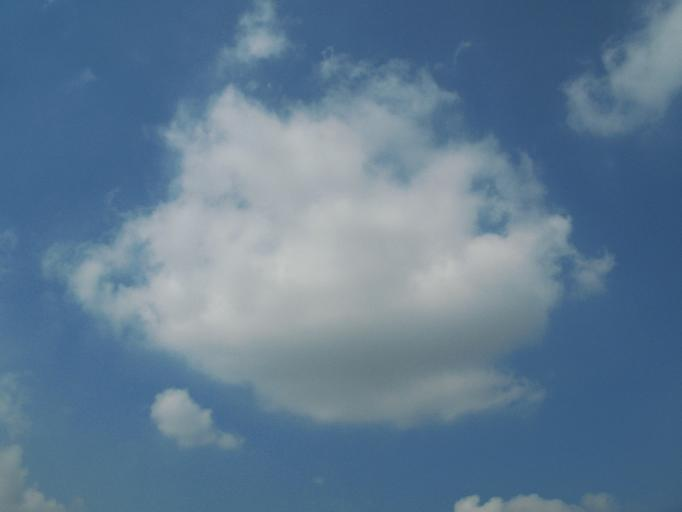
#> input picture threshtester/images/B10.jpg, 682 x 512 px, found by its file name; its folder holds only this picture in this run
$ python threshtester.py
#> lines starting #> are read from the running program, lines starting #| are printed output that depends on the picture
### miscutils.py
import cv2 as cv
import numpy as np
import matplotlib.pyplot as plt
from skimage import filters
def brMap(image):
    '''
    Maps each pixel of image to its normalized blue/red ratio (see Li et al., 2011).
    '''
    def pixelMap(pixel):
        if pixel[2]==0:
            pixel[2]=1
        brRatio=pixel[0]/pixel[2]
        return (brRatio-1)/(brRatio+1)
    mapped = np.array([list(map(pixelMap, col)) for col in image],dtype='float32')
    return mapped

# [49 lines left out: functions hytaThreshold, colorGraph, not called in this run]

class RegionOffsets:
    '''
    Cross correlates regions of image against reference to find their locations in the reference image.

    Parameters
    ----------
    im: Mat
    reference: Mat
    rows: int
    Number of rows of regions to use, i.e. number of regions=rows^2.

    Attributes
    ----------
    im, reference, rows identical to parameters.
    offsets: np.ndarray
    rows x rows x 2 array of image regions' locations in reference image.
    matchiness: np.ndarray
    rows x rows array of max cross correlation score of each region against reference.
    drawOffsets(): Mat
    returns reference image with lines drawn showing offsets of regions.
    '''
    # [80 lines left out: functions __init__, drawOffsets, flatten, split, not called in this run]

### threshtester.py
import os
from functools import reduce
import cv2 as cv
from skimage import filters
import miscutils
import numpy as np
confusion = {'TP':[255,255],'FP':[255,0],'TN':[0,0],'FN':[0,255]}
methods={}
def hybridFactory(func):
    def hybrid(img,fixedThresh=None,sdthresh=None):
        mean,stddev=cv.meanStdDev(img)
        if stddev < sdthresh:
            return cv.threshold(img,fixedThresh,255,cv.THRESH_BINARY_INV)[1]
        return func(img)
    return hybrid
def kwargsWrapper(func):
    def wrapped(img,**kwargs):
        return func(img)
    return wrapped
def binary(img, fixedThresh=None,sdthresh=None):
    return cv.threshold(img,fixedThresh,255,cv.THRESH_BINARY_INV)[1]
methods['binary']=binary
methods['otsu'] = kwargsWrapper(lambda img:cv.threshold(cv.GaussianBlur(img,(5,5),0),0,255,cv.THRESH_BINARY_INV+cv.THRESH_OTSU)[1])
methods['hybrid otsu'] = hybridFactory(methods['otsu'])
methods['mce'] = kwargsWrapper(lambda img: cv.threshold(img,filters.threshold_li(img),255,cv.THRESH_BINARY_INV)[1])
methods['hybrid mce'] = hybridFactory(methods['mce'])
maps={}
maps['br']=lambda x: np.array(miscutils.brMap(x)*255,dtype='uint8')
maps['saturation'] = lambda img:cv.cvtColor(img,cv.COLOR_BGR2HSV)[:,:,1]
params={}
params['br']={'fixedThresh':int(0.25*255),'sdthresh':0.03}
params['saturation']={'fixedThresh':29,'sdthresh':4.5}
imDirectory = r'C:\Users\me\cloud-vision\threshtester\images'
files = os.listdir(imDirectory)
gtDirectory = r'C:\Users\me\cloud-vision\threshtester\2GT'
results = {mapName: {methodName: {result: 0 for result in confusion} for methodName in methods} for mapName in maps}
for file in files:
    print(file)
    imPath = imDirectory + '\\' + file
    gtPath = gtDirectory + '\\' + file[:file.find('.jpg')] + '_GT.jpg'
    im = cv.imread(imPath)
#> im is the input picture: shape (512, 682, 3); mean B, G, R 146.6, 122.6, 95.8
    gt = cv.imread(gtPath)
    for mapName in maps:
        mapped=maps[mapName](im)
        for method in methods:
            th = methods[method](mapped,**params[mapName])
#> (the run stopped early here; a loop or call above may not have finished)

$ run again, on threshtester/images/B14.jpg
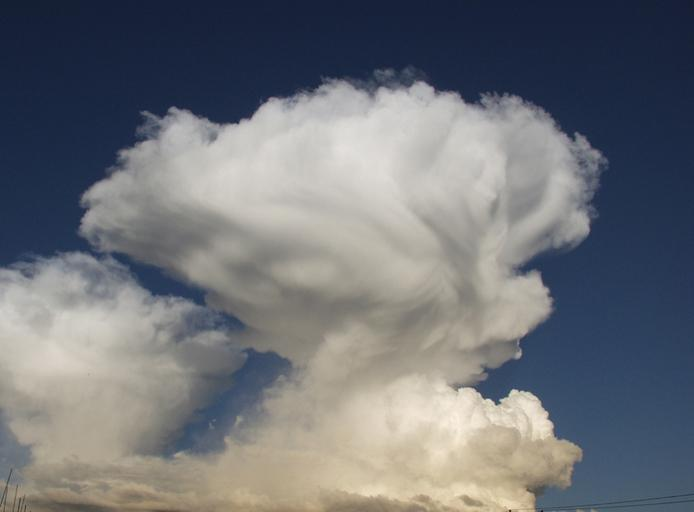
#> input picture threshtester/images/B14.jpg, 694 x 512 px, found by its file name
#> im is the input picture: shape (512, 694, 3); mean B, G, R 120.3, 114.8, 111.6

$ run again, on threshtester/images/B2.jpg
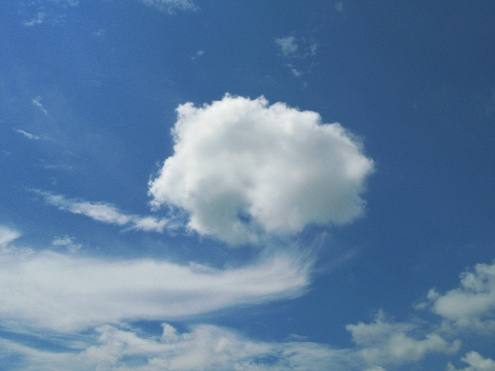
#> input picture threshtester/images/B2.jpg, 495 x 371 px, found by its file name
#> im is the input picture: shape (371, 495, 3); mean B, G, R 160, 125.6, 93.3

$ run again, on threshtester/images/B3.jpg
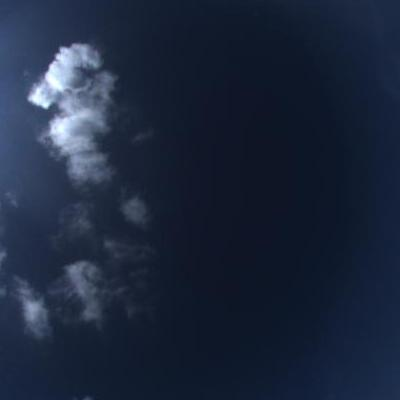
#> input picture threshtester/images/B3.jpg, 400 x 400 px, found by its file name
#> im is the input picture: shape (400, 400, 3); mean B, G, R 60.1, 39.3, 28.6

$ run again, on threshtester/images/B11.jpg
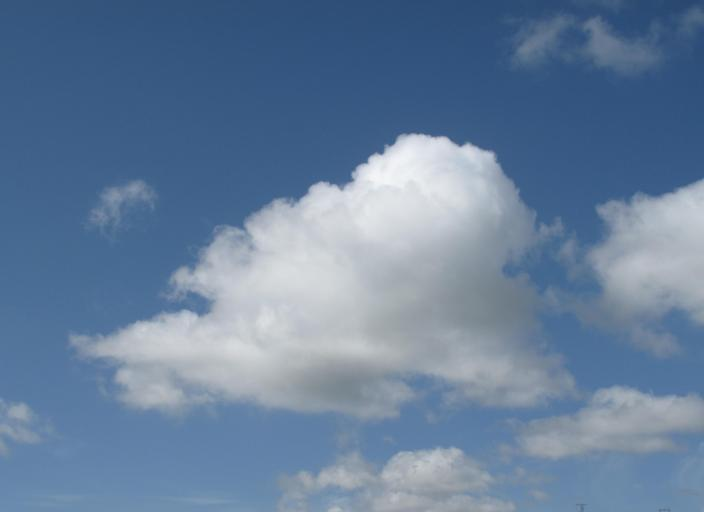
#> input picture threshtester/images/B11.jpg, 704 x 512 px, found by its file name
#> im is the input picture: shape (512, 704, 3); mean B, G, R 156.3, 127, 102.7
